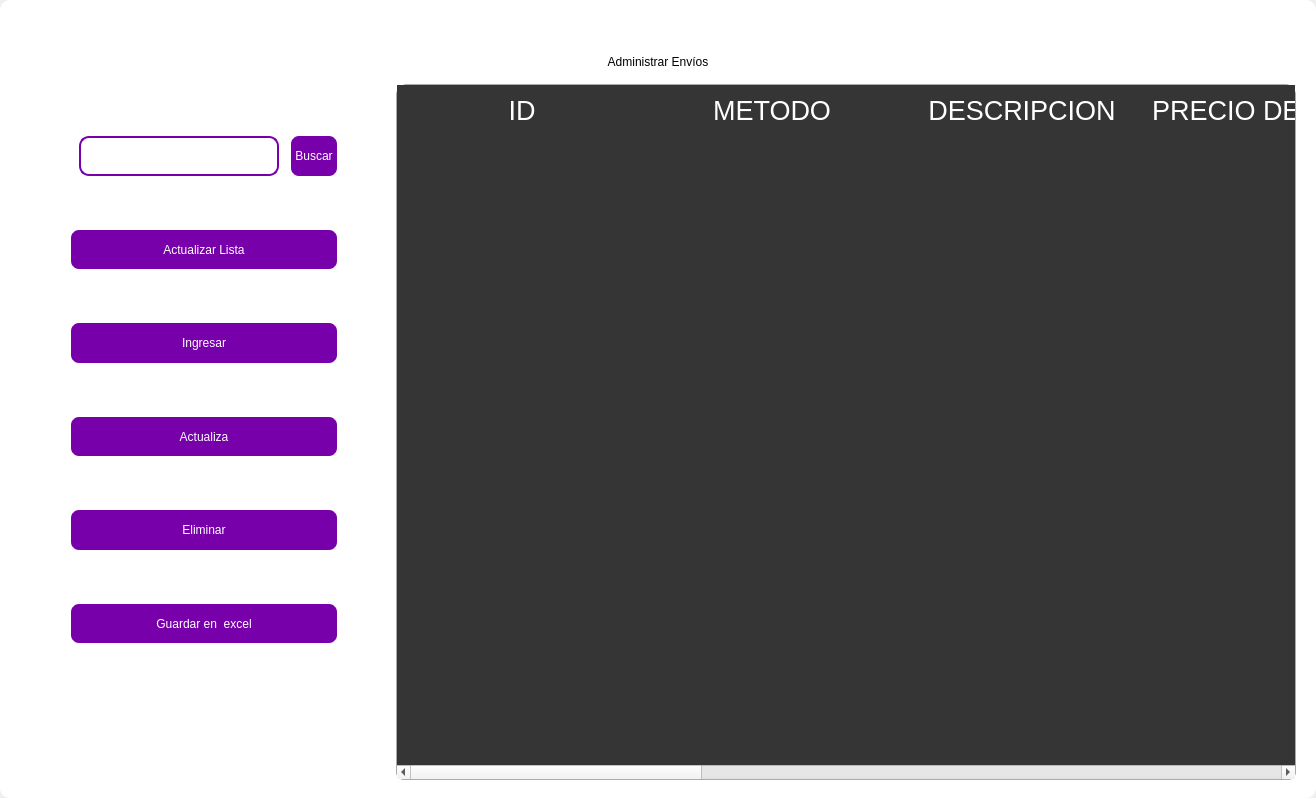
<?xml version="1.0" encoding="UTF-8"?>
<ui version="4.0">
 <class>MainWindow</class>
 <widget class="QMainWindow" name="MainWindow">
  <property name="geometry">
   <rect>
    <x>0</x>
    <y>0</y>
    <width>1316</width>
    <height>798</height>
   </rect>
  </property>
  <property name="windowTitle">
   <string>MainWindow</string>
  </property>
  <property name="styleSheet">
   <string notr="true"/>
  </property>
  <widget class="QWidget" name="centralwidget">
   <property name="styleSheet">
    <string notr="true"/>
   </property>
   <layout class="QVBoxLayout" name="verticalLayout">
    <property name="spacing">
     <number>0</number>
    </property>
    <property name="leftMargin">
     <number>0</number>
    </property>
    <property name="topMargin">
     <number>0</number>
    </property>
    <property name="rightMargin">
     <number>0</number>
    </property>
    <property name="bottomMargin">
     <number>0</number>
    </property>
    <item>
     <widget class="QFrame" name="frame">
      <property name="enabled">
       <bool>true</bool>
      </property>
      <property name="styleSheet">
       <string notr="true">
QFrame {
border-radius:10px;
	background-color: rgb(255, 255, 255);
 }
</string>
      </property>
      <property name="frameShape">
       <enum>QFrame::StyledPanel</enum>
      </property>
      <property name="frameShadow">
       <enum>QFrame::Raised</enum>
      </property>
      <layout class="QVBoxLayout" name="verticalLayout_2">
       <item>
        <widget class="QFrame" name="frame_superior">
         <property name="minimumSize">
          <size>
           <width>0</width>
           <height>40</height>
          </size>
         </property>
         <property name="maximumSize">
          <size>
           <width>16777215</width>
           <height>40</height>
          </size>
         </property>
         <property name="styleSheet">
          <string notr="true">QPushButton{
border-radius:18px;
}

QPushButton:hover{
	background-color: rgb(0, 0, 0);
}
</string>
         </property>
         <property name="frameShape">
          <enum>QFrame::StyledPanel</enum>
         </property>
         <property name="frameShadow">
          <enum>QFrame::Raised</enum>
         </property>
         <layout class="QHBoxLayout" name="horizontalLayout_3">
          <property name="spacing">
           <number>4</number>
          </property>
          <property name="leftMargin">
           <number>0</number>
          </property>
          <property name="topMargin">
           <number>0</number>
          </property>
          <property name="rightMargin">
           <number>0</number>
          </property>
          <property name="bottomMargin">
           <number>0</number>
          </property>
          <item>
           <widget class="QPushButton" name="btn_icon">
            <property name="text">
             <string/>
            </property>
            <property name="iconSize">
             <size>
              <width>40</width>
              <height>40</height>
             </size>
            </property>
           </widget>
          </item>
          <item>
           <spacer name="horizontalSpacer_2">
            <property name="orientation">
             <enum>Qt::Horizontal</enum>
            </property>
            <property name="sizeHint" stdset="0">
             <size>
              <width>443</width>
              <height>20</height>
             </size>
            </property>
           </spacer>
          </item>
          <item>
           <widget class="QPushButton" name="btn_exit">
            <property name="minimumSize">
             <size>
              <width>38</width>
              <height>38</height>
             </size>
            </property>
            <property name="maximumSize">
             <size>
              <width>38</width>
              <height>38</height>
             </size>
            </property>
            <property name="cursor">
             <cursorShape>PointingHandCursor</cursorShape>
            </property>
            <property name="text">
             <string/>
            </property>
            <property name="iconSize">
             <size>
              <width>35</width>
              <height>35</height>
             </size>
            </property>
           </widget>
          </item>
          <item>
           <widget class="QPushButton" name="bt_minimizar">
            <property name="minimumSize">
             <size>
              <width>38</width>
              <height>38</height>
             </size>
            </property>
            <property name="maximumSize">
             <size>
              <width>38</width>
              <height>38</height>
             </size>
            </property>
            <property name="cursor">
             <cursorShape>PointingHandCursor</cursorShape>
            </property>
            <property name="text">
             <string/>
            </property>
            <property name="icon">
             <iconset>
              <normaloff>image/minus.svg</normaloff>image/minus.svg</iconset>
            </property>
            <property name="iconSize">
             <size>
              <width>38</width>
              <height>38</height>
             </size>
            </property>
           </widget>
          </item>
          <item>
           <widget class="QPushButton" name="bt_maximizar">
            <property name="minimumSize">
             <size>
              <width>38</width>
              <height>38</height>
             </size>
            </property>
            <property name="maximumSize">
             <size>
              <width>38</width>
              <height>38</height>
             </size>
            </property>
            <property name="cursor">
             <cursorShape>PointingHandCursor</cursorShape>
            </property>
            <property name="text">
             <string/>
            </property>
            <property name="icon">
             <iconset>
              <normaloff>image/chevron-up.svg</normaloff>image/chevron-up.svg</iconset>
            </property>
            <property name="iconSize">
             <size>
              <width>38</width>
              <height>38</height>
             </size>
            </property>
           </widget>
          </item>
          <item>
           <widget class="QPushButton" name="bt_restaurar">
            <property name="minimumSize">
             <size>
              <width>38</width>
              <height>38</height>
             </size>
            </property>
            <property name="maximumSize">
             <size>
              <width>38</width>
              <height>38</height>
             </size>
            </property>
            <property name="cursor">
             <cursorShape>PointingHandCursor</cursorShape>
            </property>
            <property name="text">
             <string/>
            </property>
            <property name="icon">
             <iconset>
              <normaloff>image/chevron-down.svg</normaloff>image/chevron-down.svg</iconset>
            </property>
            <property name="iconSize">
             <size>
              <width>38</width>
              <height>38</height>
             </size>
            </property>
           </widget>
          </item>
          <item>
           <widget class="QPushButton" name="bt_cerrar">
            <property name="minimumSize">
             <size>
              <width>38</width>
              <height>38</height>
             </size>
            </property>
            <property name="maximumSize">
             <size>
              <width>38</width>
              <height>38</height>
             </size>
            </property>
            <property name="cursor">
             <cursorShape>PointingHandCursor</cursorShape>
            </property>
            <property name="text">
             <string/>
            </property>
            <property name="icon">
             <iconset>
              <normaloff>image/x.svg</normaloff>image/x.svg</iconset>
            </property>
            <property name="iconSize">
             <size>
              <width>38</width>
              <height>38</height>
             </size>
            </property>
           </widget>
          </item>
         </layout>
        </widget>
       </item>
       <item>
        <widget class="QLabel" name="label">
         <property name="styleSheet">
          <string notr="true">font: 30pt &quot;MS Shell Dlg 2&quot;;
color: rgb(0, 0, 0);</string>
         </property>
         <property name="text">
          <string>Administrar Envíos</string>
         </property>
         <property name="alignment">
          <set>Qt::AlignCenter</set>
         </property>
        </widget>
       </item>
       <item>
        <widget class="QFrame" name="frame_3">
         <property name="minimumSize">
          <size>
           <width>0</width>
           <height>0</height>
          </size>
         </property>
         <property name="frameShape">
          <enum>QFrame::StyledPanel</enum>
         </property>
         <property name="frameShadow">
          <enum>QFrame::Raised</enum>
         </property>
         <layout class="QHBoxLayout" name="horizontalLayout_4">
          <property name="leftMargin">
           <number>9</number>
          </property>
          <property name="topMargin">
           <number>9</number>
          </property>
          <property name="rightMargin">
           <number>9</number>
          </property>
          <item>
           <layout class="QVBoxLayout" name="verticalLayout_4">
            <property name="spacing">
             <number>50</number>
            </property>
            <property name="sizeConstraint">
             <enum>QLayout::SetDefaultConstraint</enum>
            </property>
            <property name="leftMargin">
             <number>50</number>
            </property>
            <property name="topMargin">
             <number>50</number>
            </property>
            <property name="rightMargin">
             <number>50</number>
            </property>
            <property name="bottomMargin">
             <number>50</number>
            </property>
            <item>
             <layout class="QHBoxLayout" name="horizontalLayout">
              <property name="spacing">
               <number>10</number>
              </property>
              <property name="leftMargin">
               <number>10</number>
              </property>
              <property name="topMargin">
               <number>0</number>
              </property>
              <property name="bottomMargin">
               <number>0</number>
              </property>
              <item>
               <widget class="QLineEdit" name="searchtxt">
                <property name="minimumSize">
                 <size>
                  <width>200</width>
                  <height>25</height>
                 </size>
                </property>
                <property name="maximumSize">
                 <size>
                  <width>150</width>
                  <height>40</height>
                 </size>
                </property>
                <property name="styleSheet">
                 <string notr="true">QLabel {
	color: rgb(255, 255, 254);
	font: 12pt &quot;Arial&quot;;
	background-color: rgba(0, 0, 0,0);
}

QTextEdit{
background-color: rgba(0, 0, 0,0);
border-radius:10px; 
font: 12pt &quot;Arial&quot;;
color: rgb(255, 255, 254);
border: 2px solid  rgb(255, 255, 255);

}

QTextEdit:hover{
background-color: rgba(0, 0, 0,0);
border-radius:10px; 
font: 12pt &quot;Arial&quot;;
border: 2px solid  rgb(120, 0, 171);
}

QTextEdit:focus{
background-color: rgb(0, 0, 0);
border-radius:10px; 
font: 12pt &quot;Arial&quot;;
border: 2px solid rgb(120, 0, 171);
}

QLineEdit{
background-color: rgba(0, 0, 0,0);
border-radius:10px; 
font: 12pt &quot;Arial&quot;;
color: rgb(255, 255, 254);
border: 2px solid  rgb(120, 0, 171);
}

QLineEdit:hover{
background-color: rgba(0, 0, 0,0);
border-radius:10px; 
font: 12pt &quot;Arial&quot;;
border: 2px solid  rgb(120, 0, 171);
}

QLineEdit:focus{
background-color: rgb(0, 0, 0);
border-radius:10px; 
font: 12pt &quot;Arial&quot;;
border: 2px solid rgb(120, 0, 171);
}

QCheckBox{
	font: 12pt &quot;Arial&quot;;
	color: rgb(255, 255, 255);
}

QCheckBox::indicator {
    width: 18px;
    height:18px;
}

QCheckBox::indicator:unchecked {
   background-image: url(image/square.svg);
}

QCheckBox::indicator:checked {
   background-image: url(image/check-square.svg);
}

QPushButton{
border-radius:10px; 
font: 12pt &quot;Arial&quot;;
color: rgb(255, 255, 254);
border: 2px solid #ffffff;
}

QPushButton:hover{
border-radius:10px; 
font: 12pt &quot;Arial&quot;;
color: rgb(255, 255, 255);
border: 2px solid rgb(120, 0, 171);
	background-color: rgb(120, 0, 171);
}
</string>
                </property>
               </widget>
              </item>
              <item>
               <widget class="QPushButton" name="btn_search">
                <property name="sizePolicy">
                 <sizepolicy hsizetype="Minimum" vsizetype="Fixed">
                  <horstretch>0</horstretch>
                  <verstretch>0</verstretch>
                 </sizepolicy>
                </property>
                <property name="minimumSize">
                 <size>
                  <width>0</width>
                  <height>15</height>
                 </size>
                </property>
                <property name="maximumSize">
                 <size>
                  <width>100</width>
                  <height>50</height>
                 </size>
                </property>
                <property name="cursor">
                 <cursorShape>PointingHandCursor</cursorShape>
                </property>
                <property name="styleSheet">
                 <string notr="true">QPushButton{
border-radius:10px; 
font: 12pt &quot;Arial&quot;;
color: rgb(255, 255, 254);
border: 2px solid #ffffff;
	background-color: rgb(120, 0, 171);
}

QPushButton:hover{
border-radius:10px; 
font: 12pt &quot;Arial&quot;;
color: rgb(255, 255, 255);
border: 2px solid rgb(120, 0, 171);
	background-color: rgb(120, 0, 171);
}</string>
                </property>
                <property name="text">
                 <string>Buscar</string>
                </property>
               </widget>
              </item>
             </layout>
            </item>
            <item>
             <widget class="QPushButton" name="btn_get">
              <property name="minimumSize">
               <size>
                <width>50</width>
                <height>40</height>
               </size>
              </property>
              <property name="maximumSize">
               <size>
                <width>300</width>
                <height>50</height>
               </size>
              </property>
              <property name="cursor">
               <cursorShape>PointingHandCursor</cursorShape>
              </property>
              <property name="styleSheet">
               <string notr="true">QPushButton{
border-radius:10px; 
font: 12pt &quot;Arial&quot;;
color: rgb(255, 255, 254);
border: 2px solid #ffffff;
	background-color: rgb(120, 0, 171);
}

QPushButton:hover{
border-radius:10px; 
font: 12pt &quot;Arial&quot;;
color: rgb(255, 255, 255);
border: 2px solid rgb(120, 0, 171);
	background-color: rgb(120, 0, 171);
}</string>
              </property>
              <property name="text">
               <string>Actualizar Lista</string>
              </property>
              <property name="iconSize">
               <size>
                <width>35</width>
                <height>35</height>
               </size>
              </property>
             </widget>
            </item>
            <item>
             <widget class="QPushButton" name="btn_add">
              <property name="minimumSize">
               <size>
                <width>0</width>
                <height>40</height>
               </size>
              </property>
              <property name="maximumSize">
               <size>
                <width>300</width>
                <height>50</height>
               </size>
              </property>
              <property name="cursor">
               <cursorShape>PointingHandCursor</cursorShape>
              </property>
              <property name="styleSheet">
               <string notr="true">QPushButton{
border-radius:10px; 
font: 12pt &quot;Arial&quot;;
color: rgb(255, 255, 254);
border: 2px solid #ffffff;
	background-color: rgb(120, 0, 171);
}

QPushButton:hover{
border-radius:10px; 
font: 12pt &quot;Arial&quot;;
color: rgb(255, 255, 255);
border: 2px solid rgb(120, 0, 171);
	background-color: rgb(120, 0, 171);
}</string>
              </property>
              <property name="text">
               <string>Ingresar</string>
              </property>
              <property name="iconSize">
               <size>
                <width>35</width>
                <height>35</height>
               </size>
              </property>
             </widget>
            </item>
            <item>
             <widget class="QPushButton" name="btn_update">
              <property name="minimumSize">
               <size>
                <width>0</width>
                <height>40</height>
               </size>
              </property>
              <property name="maximumSize">
               <size>
                <width>300</width>
                <height>50</height>
               </size>
              </property>
              <property name="cursor">
               <cursorShape>PointingHandCursor</cursorShape>
              </property>
              <property name="styleSheet">
               <string notr="true">QPushButton{
border-radius:10px; 
font: 12pt &quot;Arial&quot;;
color: rgb(255, 255, 254);
border: 2px solid #ffffff;
	background-color: rgb(120, 0, 171);
}

QPushButton:hover{
border-radius:10px; 
font: 12pt &quot;Arial&quot;;
color: rgb(255, 255, 255);
border: 2px solid rgb(120, 0, 171);
	background-color: rgb(120, 0, 171);
}</string>
              </property>
              <property name="text">
               <string>Actualiza</string>
              </property>
              <property name="iconSize">
               <size>
                <width>35</width>
                <height>35</height>
               </size>
              </property>
             </widget>
            </item>
            <item>
             <widget class="QPushButton" name="btn_delete">
              <property name="minimumSize">
               <size>
                <width>0</width>
                <height>40</height>
               </size>
              </property>
              <property name="maximumSize">
               <size>
                <width>300</width>
                <height>50</height>
               </size>
              </property>
              <property name="cursor">
               <cursorShape>PointingHandCursor</cursorShape>
              </property>
              <property name="styleSheet">
               <string notr="true">QPushButton{
border-radius:10px; 
font: 12pt &quot;Arial&quot;;
color: rgb(255, 255, 254);
border: 2px solid #ffffff;
	background-color: rgb(120, 0, 171);
}

QPushButton:hover{
border-radius:10px; 
font: 12pt &quot;Arial&quot;;
color: rgb(255, 255, 255);
border: 2px solid rgb(120, 0, 171);
	background-color: rgb(120, 0, 171);
}</string>
              </property>
              <property name="text">
               <string>Eliminar</string>
              </property>
              <property name="iconSize">
               <size>
                <width>35</width>
                <height>35</height>
               </size>
              </property>
             </widget>
            </item>
            <item>
             <widget class="QPushButton" name="btn_excel">
              <property name="minimumSize">
               <size>
                <width>10</width>
                <height>40</height>
               </size>
              </property>
              <property name="maximumSize">
               <size>
                <width>300</width>
                <height>50</height>
               </size>
              </property>
              <property name="cursor">
               <cursorShape>PointingHandCursor</cursorShape>
              </property>
              <property name="styleSheet">
               <string notr="true">QPushButton{
border-radius:10px; 
font: 12pt &quot;Arial&quot;;
color: rgb(255, 255, 254);
border: 2px solid #ffffff;
	background-color: rgb(120, 0, 171);
}

QPushButton:hover{
border-radius:10px; 
font: 12pt &quot;Arial&quot;;
color: rgb(255, 255, 255);
border: 2px solid rgb(120, 0, 171);
	background-color: rgb(120, 0, 171);
}</string>
              </property>
              <property name="text">
               <string>Guardar en  excel</string>
              </property>
              <property name="iconSize">
               <size>
                <width>35</width>
                <height>35</height>
               </size>
              </property>
             </widget>
            </item>
            <item>
             <widget class="QPushButton" name="pushButton">
              <property name="minimumSize">
               <size>
                <width>0</width>
                <height>35</height>
               </size>
              </property>
              <property name="styleSheet">
               <string notr="true">QPushButton{
border-radius:10px; 
font: 12pt &quot;Arial&quot;;
color: rgb(255, 255, 254);
border: 2px solid #ffffff;
}

QPushButton:hover{
border-radius:10px; 
font: 12pt &quot;Arial&quot;;
color: rgb(255, 255, 255);
border: 2px solid rgb(120, 0, 171);
	background-color: rgb(120, 0, 171);
}</string>
              </property>
              <property name="text">
               <string>Confirmar envío en la facturación</string>
              </property>
             </widget>
            </item>
           </layout>
          </item>
          <item>
           <widget class="QTableWidget" name="table_sent">
            <property name="minimumSize">
             <size>
              <width>900</width>
              <height>0</height>
             </size>
            </property>
            <property name="maximumSize">
             <size>
              <width>700</width>
              <height>16777215</height>
             </size>
            </property>
            <property name="styleSheet">
             <string notr="true">QTableView {

	border: 1px solid rgba(255,255,255,40);
	border-bottom-right-radius: 7px; 
	border-bottom-left-radius: 7px; 
	color: white;
	font: 15pt &quot;MS Shell Dlg 2&quot;;
	background-color: rgb(53, 53, 53);
}

QHeaderView::section {
background-color: rgb(53, 53, 53);
color: white;
border: none;
height: 50px;
font-size: 20pt;
}

QTableView::item {
    border-style: none;
    border-bottom: 1px solid rgba(255,255,255,50);
    padding-left: auto;
    padding-right: auto;
}

QTableView::item:selected{
	border: none;
	color: rgb(255, 255, 255);
    background-color: rgba(255, 255, 255, 50);
}
</string>
            </property>
            <property name="lineWidth">
             <number>1</number>
            </property>
            <property name="editTriggers">
             <set>QAbstractItemView::NoEditTriggers</set>
            </property>
            <attribute name="horizontalHeaderDefaultSectionSize">
             <number>250</number>
            </attribute>
            <column>
             <property name="text">
              <string>ID</string>
             </property>
            </column>
            <column>
             <property name="text">
              <string>METODO</string>
             </property>
            </column>
            <column>
             <property name="text">
              <string>DESCRIPCION</string>
             </property>
            </column>
            <column>
             <property name="text">
              <string>PRECIO DE ENVIO</string>
             </property>
            </column>
            <column>
             <property name="text">
              <string>ESTADO DEL ENVIO</string>
             </property>
            </column>
            <column>
             <property name="text">
              <string>PAIS</string>
             </property>
            </column>
            <column>
             <property name="text">
              <string>REGION</string>
             </property>
            </column>
            <column>
             <property name="text">
              <string>COMUNA</string>
             </property>
            </column>
            <column>
             <property name="text">
              <string>DIRECCION</string>
             </property>
            </column>
           </widget>
          </item>
         </layout>
        </widget>
       </item>
      </layout>
     </widget>
    </item>
   </layout>
  </widget>
 </widget>
 <resources/>
 <connections/>
</ui>
